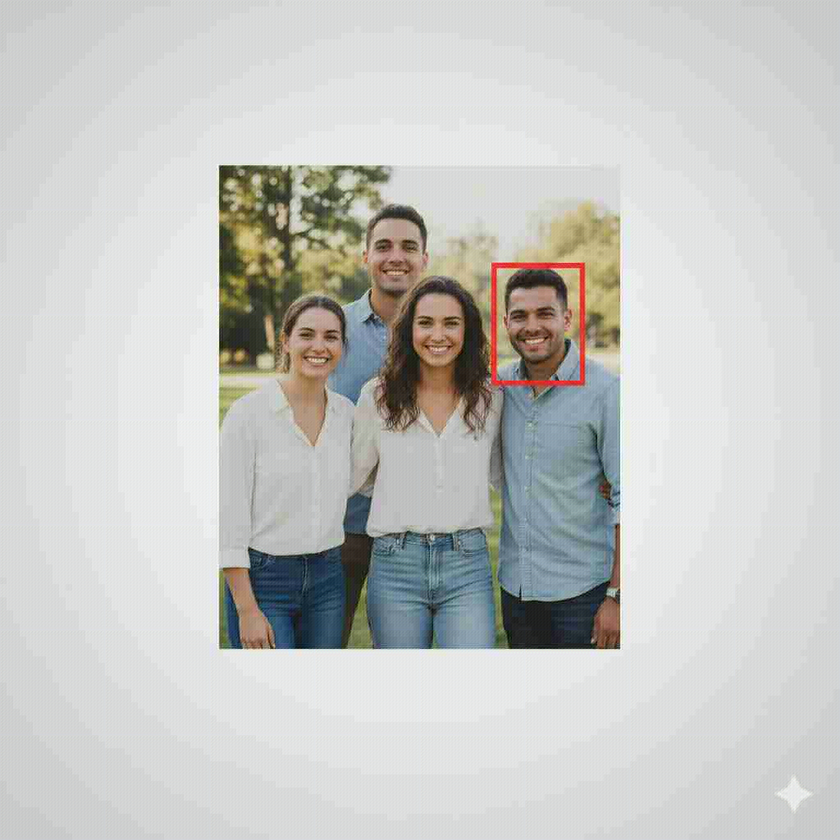
#> input picture FamilyPhoto1.png, 840 x 840 px, shrunk from 1024 x 1024 before the run
$ python -i jnd.py   (imports and definitions only)   (older library calls are emulated)
#> lines starting #> are read from the running program, lines starting #| are printed output that depends on the picture; after the words box and inside, x2 and y2 are one past the last pixel; in counts of white or black regions, pixels touching at a corner belong together
#> further down, picture is the input picture: shape (840, 840, 3); mean B, G, R 196.1, 198.8, 198.1
# In jnd.py
import numpy as np
import cv2

def calculate_jnd_map(image_bgr):
    # 1. Grayscale Conversion
    image_gray = cv2.cvtColor(image_bgr, cv2.COLOR_BGR2GRAY).astype(np.float32)
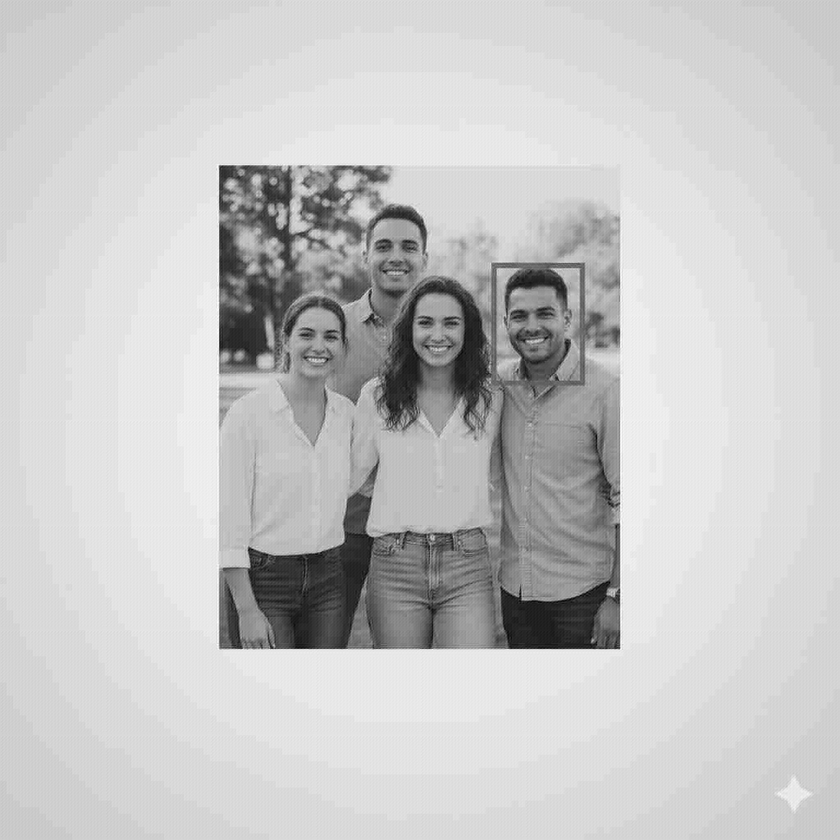
#> image_gray: shape (840, 840) float32; min 4, max 255, mean 198.2

    # 2. Luminance Adaptation (LA) - Kept mostly same, standard model
    background_lum = cv2.GaussianBlur(image_gray, (7, 7), 0)
    lum_adaptation = np.zeros_like(image_gray)
    # Pitch-black or blinding-white areas hide noise better
    lum_adaptation[background_lum < 127] = 17 * (1 - (background_lum[background_lum < 127] / 127.0) ** 0.5)
    lum_adaptation[background_lum >= 127] = (3 / 128) * (background_lum[background_lum >= 127] - 127) + 3
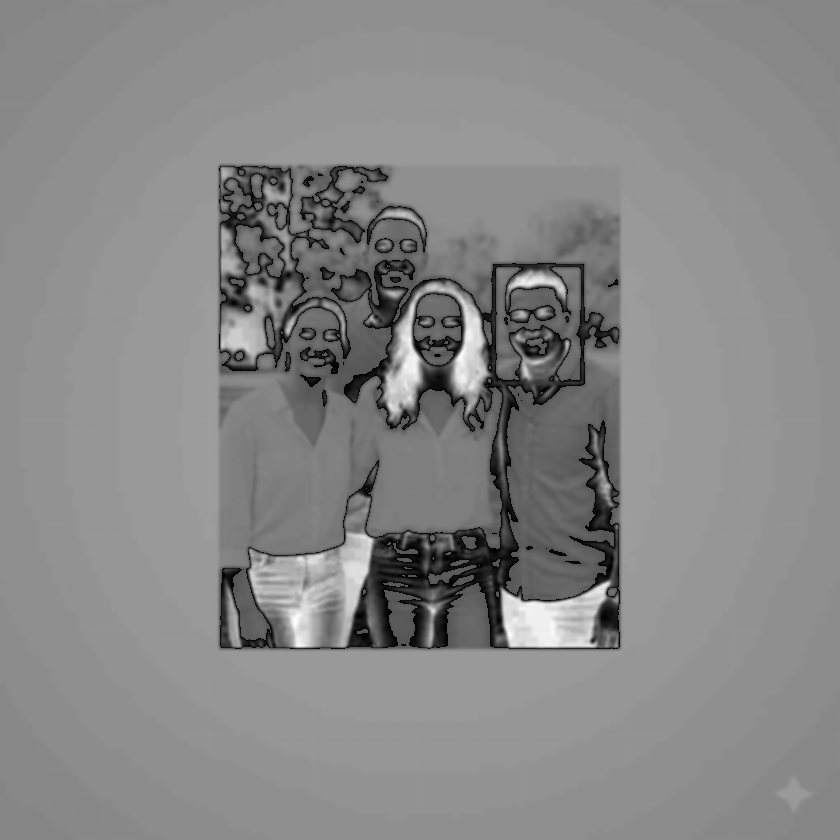
#> lum_adaptation: shape (840, 840) float32; min 6.59e-05, max 9.06, mean 4.82; drawn with min black and max white

    # 3. Visual Masking (VM) - UPGRADED
    # Base Paper Reference [38] uses "Visual Regularity"
    # We approximate this by penalizing "clean edges" (Canny) so they aren't compressed.

    # A. Calculate raw texture energy (Sobel)
    sobelx = cv2.Sobel(image_gray, cv2.CV_64F, 1, 0, ksize=5)
    sobely = cv2.Sobel(image_gray, cv2.CV_64F, 0, 1, ksize=5)
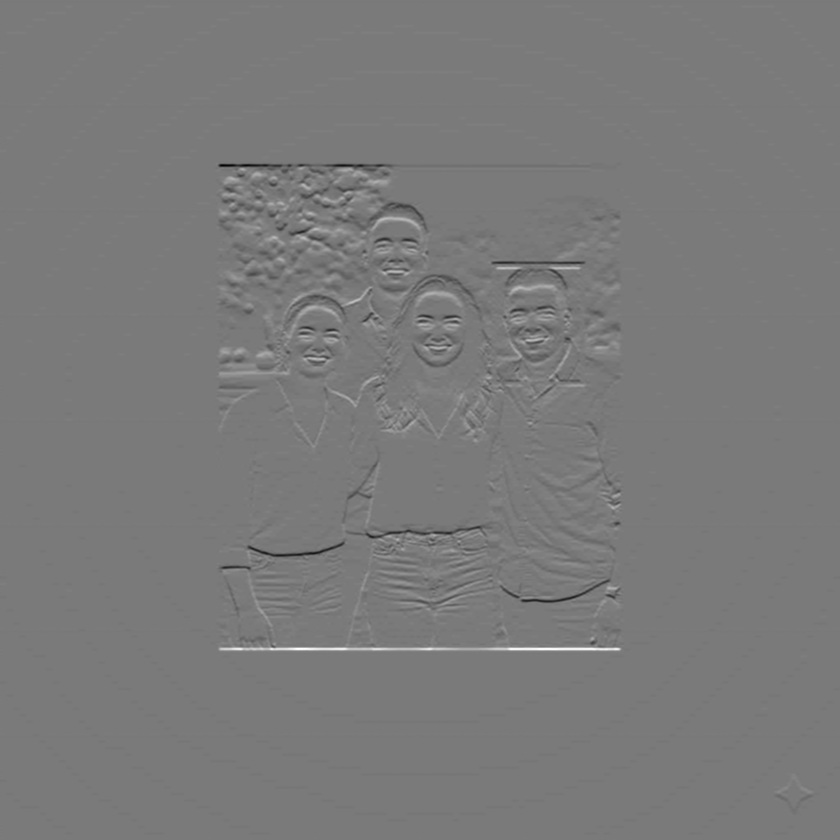
#> sobely: shape (840, 840) float64; min -8808, max 9533, mean 0.1; drawn with min black and max white
    gradient_mag = np.sqrt(sobelx**2 + sobely**2)

    # B. Calculate Structural Edge Map (Canny)
    # Edges = 1 (Protect), Texture/Flat = 0 (Hide noise)
    edges = cv2.Canny(image_bgr, 100, 200).astype(np.float32) / 255.0
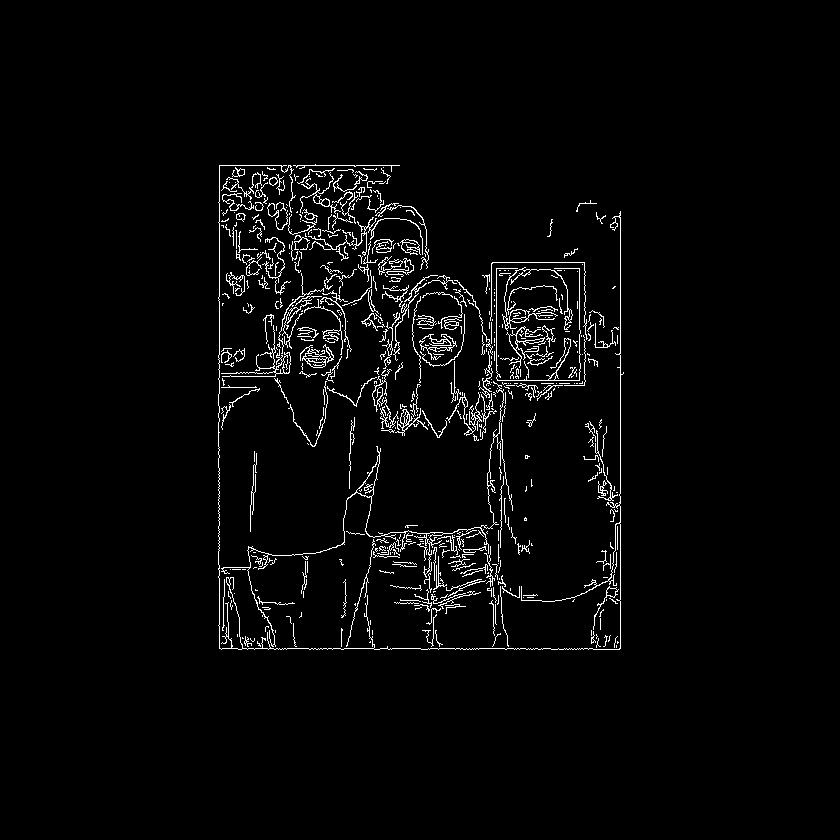
#> edges: shape (840, 840) float32; values 0 (black) and 1 (white), 2.8% white in thin lines or dots, all inside (x1, y1, x2, y2) = (218, 164, 624, 650)
    # Dilate edges slightly to protect the transition zone
    edges = cv2.dilate(edges, np.ones((3,3), np.uint8))
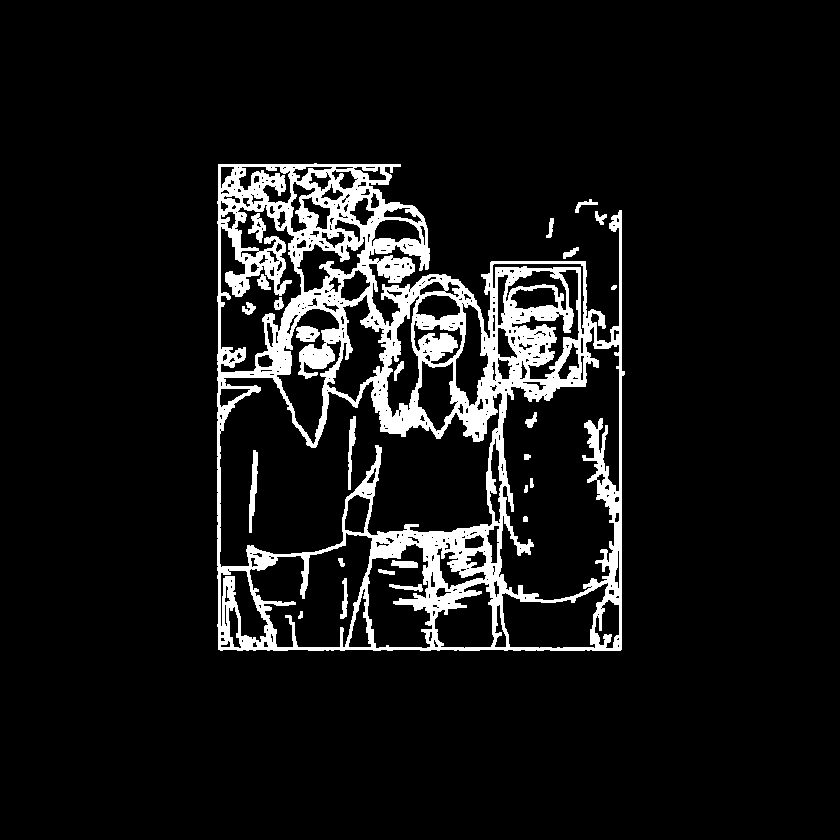
#> edges: shape (840, 840) float32; values 0 (black) and 1 (white), 8.5% white; 25 white regions, largest, box (x1, y1, x2, y2) and area: (217, 163, 625, 651) 57342, (249, 450, 258, 533) 402, (348, 416, 356, 490) 311

    # C. Calculate Visual Masking
    # High Gradient + NO Edge = High Masking (Grass/Texture)
    # High Gradient + Edge = Low Masking (Don't compress the outline!)
    visual_masking = (gradient_mag * 0.1) * (1.0 - (edges * 0.8))
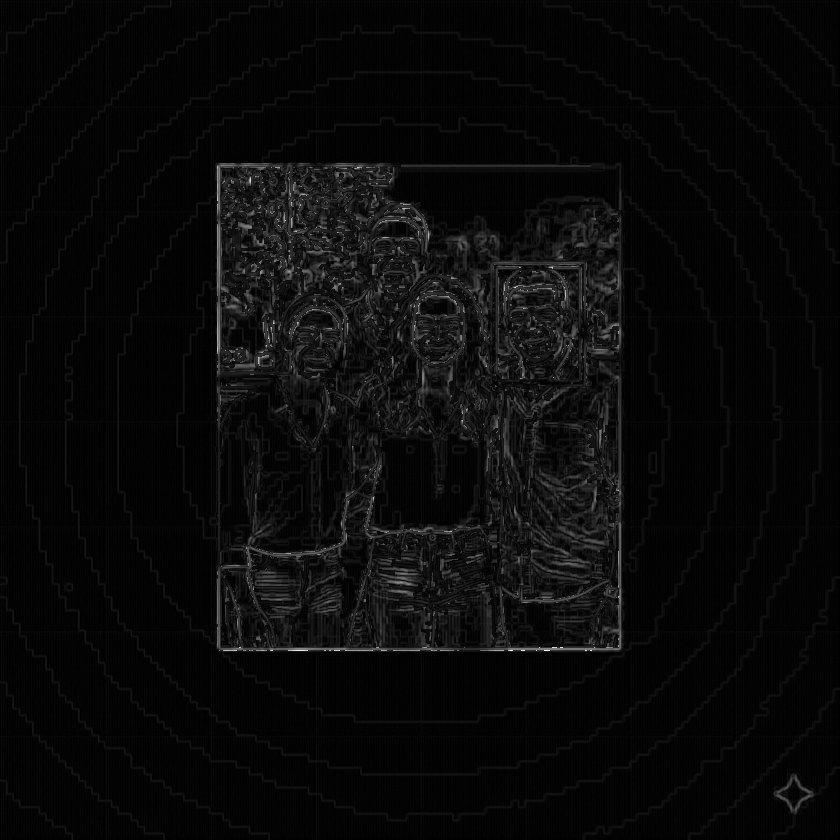
#> visual_masking: shape (840, 840) float64; min 0, max 365.3, mean 14.5; drawn with min black and max white

    # 4. Fusion using Base Paper Equation (1)
    C_gain = 0.3 #

    # J(x) = LA(x) + VM(x) - C * min(LA(x), VM(x))
    jnd_map = lum_adaptation + visual_masking - C_gain * np.minimum(lum_adaptation, visual_masking)

    # Normalize for the model (0 to 1)
    jnd_map_normalized = (jnd_map - np.min(jnd_map)) / (np.max(jnd_map) - np.min(jnd_map) + 1e-6)

    return jnd_map_normalized

'''
def calculate_jnd_map(image_bgr):
    image_gray = cv2.cvtColor(image_bgr, cv2.COLOR_BGR2GRAY).astype(np.float32)
    background_lum = cv2.GaussianBlur(image_gray, (7, 7), 0)
    lum_adaptation = np.zeros_like(image_gray)
    lum_adaptation[background_lum < 127] = 1 - (background_lum[background_lum < 127] / 127.0) ** 0.5
    lum_adaptation[background_lum >= 127] = ((background_lum[background_lum >= 127] - 127) / 128.0) ** 0.5
    lum_adaptation = lum_adaptation * 2.5
    sobelx = cv2.Sobel(image_gray, cv2.CV_64F, 1, 0, ksize=5)
    sobely = cv2.Sobel(image_gray, cv2.CV_64F, 0, 1, ksize=5)
    texture_mask = np.sqrt(sobelx**2 + sobely**2)
    texture_mask = texture_mask / (np.max(texture_mask) + 1e-6) * 10.0
    jnd_map = lum_adaptation + texture_mask
    jnd_map_normalized = (jnd_map - np.min(jnd_map)) / (np.max(jnd_map) - np.min(jnd_map))
    return jnd_map_normalized
'''

>>> import cv2
>>> picture = cv2.imread('FamilyPhoto1.png')
>>> result = calculate_jnd_map(picture)
